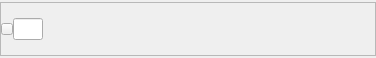
<?xml version="1.0" encoding="UTF-8"?>
<ui version="4.0">
 <class>Form</class>
 <widget class="QWidget" name="Form">
  <property name="geometry">
   <rect>
    <x>0</x>
    <y>0</y>
    <width>376</width>
    <height>58</height>
   </rect>
  </property>
  <property name="windowTitle">
   <string>Form</string>
  </property>
  <layout class="QVBoxLayout" name="verticalLayout">
   <property name="spacing">
    <number>3</number>
   </property>
   <property name="leftMargin">
    <number>0</number>
   </property>
   <property name="topMargin">
    <number>2</number>
   </property>
   <property name="rightMargin">
    <number>0</number>
   </property>
   <property name="bottomMargin">
    <number>2</number>
   </property>
   <item>
    <widget class="QFrame" name="frameRoom">
     <property name="frameShape">
      <enum>QFrame::StyledPanel</enum>
     </property>
     <property name="frameShadow">
      <enum>QFrame::Raised</enum>
     </property>
     <layout class="QHBoxLayout" name="horizontalLayout_4" stretch="1,1,5">
      <property name="spacing">
       <number>0</number>
      </property>
      <property name="leftMargin">
       <number>0</number>
      </property>
      <property name="topMargin">
       <number>0</number>
      </property>
      <property name="rightMargin">
       <number>0</number>
      </property>
      <property name="bottomMargin">
       <number>0</number>
      </property>
      <item>
       <widget class="QPushButton" name="btnAddVolunteer">
        <property name="sizePolicy">
         <sizepolicy hsizetype="Minimum" vsizetype="Minimum">
          <horstretch>0</horstretch>
          <verstretch>0</verstretch>
         </sizepolicy>
        </property>
        <property name="maximumSize">
         <size>
          <width>12</width>
          <height>12</height>
         </size>
        </property>
        <property name="cursor">
         <cursorShape>PointingHandCursor</cursorShape>
        </property>
        <property name="text">
         <string/>
        </property>
        <property name="iconSize">
         <size>
          <width>12</width>
          <height>12</height>
         </size>
        </property>
       </widget>
      </item>
      <item>
       <widget class="QLineEdit" name="labelRoomName">
        <property name="sizePolicy">
         <sizepolicy hsizetype="Minimum" vsizetype="Fixed">
          <horstretch>0</horstretch>
          <verstretch>0</verstretch>
         </sizepolicy>
        </property>
        <property name="maximumSize">
         <size>
          <width>30</width>
          <height>16777215</height>
         </size>
        </property>
        <property name="cursor">
         <cursorShape>IBeamCursor</cursorShape>
        </property>
        <property name="alignment">
         <set>Qt::AlignCenter</set>
        </property>
       </widget>
      </item>
      <item>
       <layout class="QVBoxLayout" name="vBoxVolSameRoom">
        <property name="spacing">
         <number>3</number>
        </property>
       </layout>
      </item>
     </layout>
    </widget>
   </item>
  </layout>
 </widget>
 <resources/>
 <connections/>
</ui>
